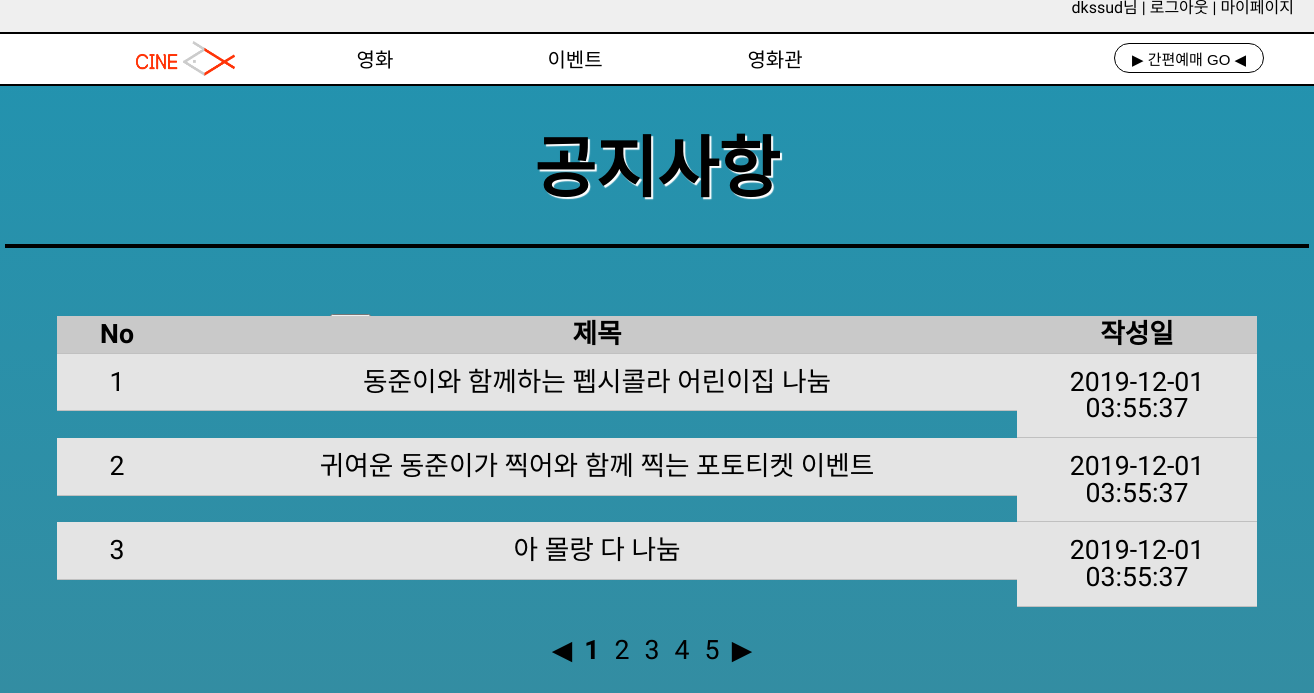
Screenshot of /webpage/component/event/notice.php (signed in) with the database file from the repository.
### tables this page shows
CREATE TABLE EVENT(
  event_id INT unsigned  auto_increment not NULL,
  event_title varchar(50) not null,
  content text(255) not null,
  event_date timestamp not NULL default current_timestamp,
  CONSTRAINT PK_EVENT PRIMARY KEY(event_id)
);

### webpage/component/event/notice.php (the view, shortened to what this page needs)
<html>
<head>
    <link href="../../styles/common.css" type="text/css" rel="stylesheet" />
    <link href="../../styles/event.css" type="text/css" rel="stylesheet" />
</head>
<body>
    <header class="service_menu">
        <ul id="gnb">
            <?php include "../common/DB_Connect.php";
            include "../common/top_login.php";
            $db = connect();
            ?>
        </ul>
    </header>
    <?php
    include "../common/navigator.php";
    ?>
    <div class="section_title">
        <h1>공지사항</h1>
    </div>
    <hr />
    <div id="mainWrapper">
        <ul>
            <li id='liSearchOption'>
                <div>
                </div>
            </li>
            <li>
                <ul id="ulTable">
                    <li>
                        <ul>
                            <li>No</li>
                            <li>제목</li>
                            <li>작성일</li>
                        </ul>
                    </li>
                    <?php
                    $info_sql = "select event_id,event_title,event_date from event";
                    $info_stt = $db->prepare($info_sql);
                    $info_stt->execute();
                    foreach ($info_stt as $info) {
                        ?>
                        <li>
                            <ul>
                                <li><?= $info['event_id']; ?></li>
                                <li><a href="eventview.php?event_id=<?= $info['event_id'] ?>"><?= $info['event_title']; ?></a></li>
                                <li><?= $info['event_date']; ?></li>
                            </ul>
                        </li>
                    <?php }
                    ?>
                    <li>
                        <div id="divPaging">
                            <div>◀</div>
                            <div><b>1</b></div>
                            <div>2</div>
                            <div>3</div>
                            <div>4</div>
                            <div>5</div>
                            <div>▶</div>
                        </div>
                    </li>
                </ul>
    </div>
</body>
</html>

### webpage/styles/common.css (style rules this page uses)
body { line-height: 1; background-color: rgb(235, 235, 235); }
body, html { margin: 0; font-family: "Poor Story", cursive; }
ol, ul { list-style: none; }
.service_menu { padding-right: 20px; font-family: "Poor Story", cursive; background-color: #efefef; overflow: hidden; }
.service_menu ul { list-style: none; margin: 0; padding: 0; float: right; text-align: center; }

### webpage/styles/event.css (style rules this page uses)
body { line-height: 2em; background: linear-gradient(to bottom, #2193b0, #368ca0); color: black; }
.section_title { font-family: "Do Hyeon", sans-serif; color: white; height: 100px; text-align: center; vertical-align: middle; }
.section_title h1 { margin-top: 50px; color: black; font-size: 50pt; text-shadow: 2px 2px 1px rgb(255, 255, 255); }
hr { width: 1300px; border-width: 2px; border-style: solid; border-color: black; padding-top: 0px; }
ul, li { list-style: none; text-align: center; padding: 0; margin: 0; }
#mainWrapper { padding-top: 10px; width: 1200px; margin: 0 auto; }
#mainWrapper > ul > li:first-child { text-align: center; font-size: 14pt; height: 40px; vertical-align: middle; line-height: 100px; }
#ulTable { margin-top: 10px; }
#ulTable > li:first-child > ul > li { background-color: #c9c9c9; font-weight: bold; text-align: center; font-size: 20pt; padding-top: 5px; padding-bottom: 5px; }
#ulTable > li > ul { clear: both; padding: 0px auto; position: relative; min-width: 40px; }
#ulTable > li > ul > li { float: left; font-size: 20pt; border-bottom: 1px solid silver; vertical-align: baseline; padding-top: 15px; padding-bottom: 15px; text-decoration: none; background-color: rgb(228, 228, 228); color: black; }
#ulTable > li > ul > li:first-child { width: 10%; }
#ulTable > li > ul > li:first-child + li { width: 70%; }
#ulTable > li > ul > li:first-child + li + li { width: 20%; }
#divPaging { clear: both; margin: 0 auto; width: 220px; height: 50px; font-size: 20pt; padding-top: 30px; }
#divPaging > div { float: left; width: 30px; margin: 0 auto; text-align: center; }
#liSearchOption { clear: both; float: left; }
#liSearchOption > div { margin: 0 auto; width: auto; height: 50px; }
a { text-decoration: none; color: black; }

### rows the page displays
event: event_id "1", event_title "동준이와 함께하는 펩시콜라 어린이집 나눔", event_date "2019-12-01 03:55:37"
event: event_id "2", event_title "귀여운 동준이가 찍어와 함께 찍는 포토티켓 이벤트", event_date "2019-12-01 03:55:37"
event: event_id "3", event_title "아 몰랑 다 나눔", event_date "2019-12-01 03:55:37"

### other values shown
$_SESSION['id'] "dkssud"
